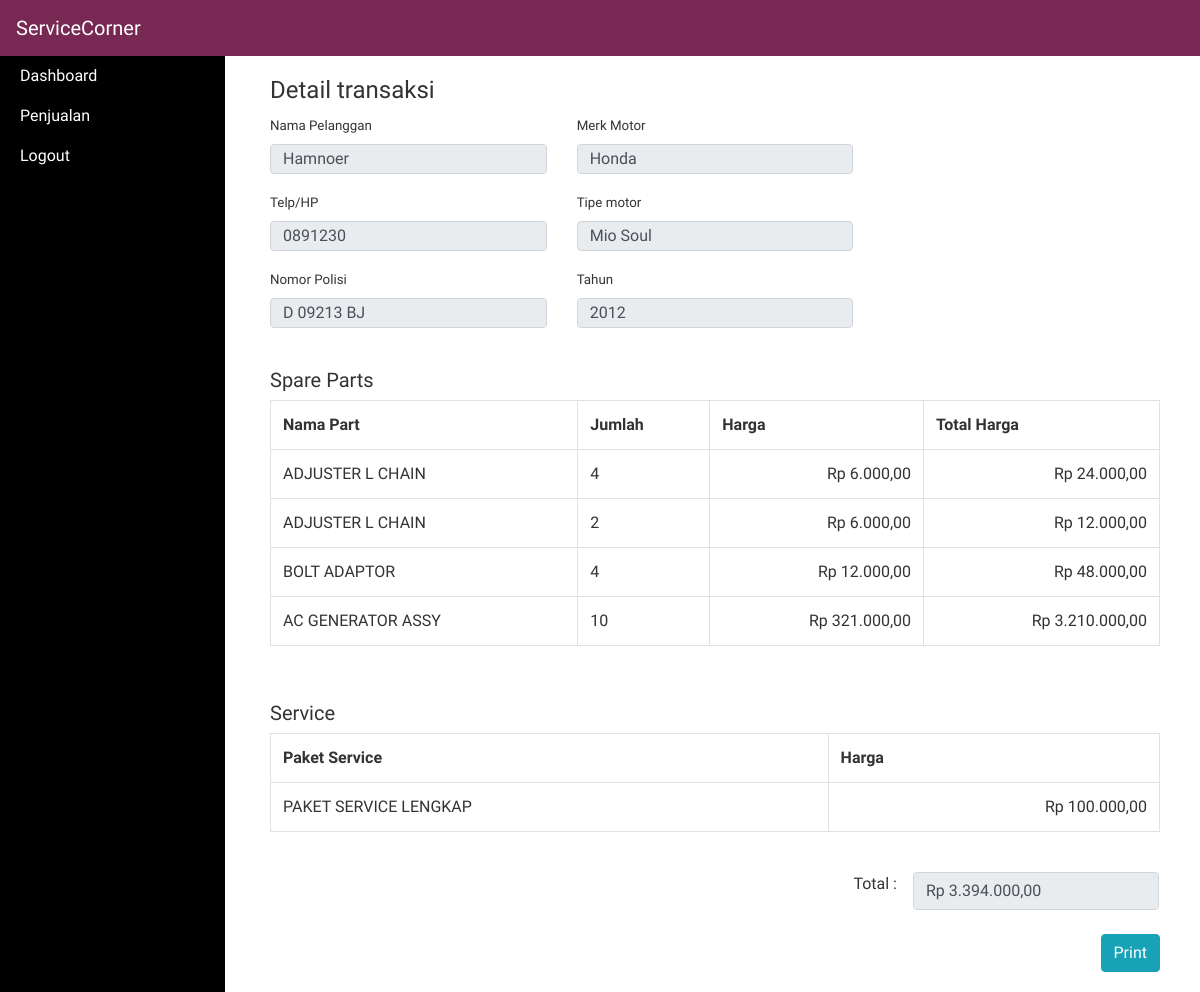
The app's page /index.php/testing/struk, older data.
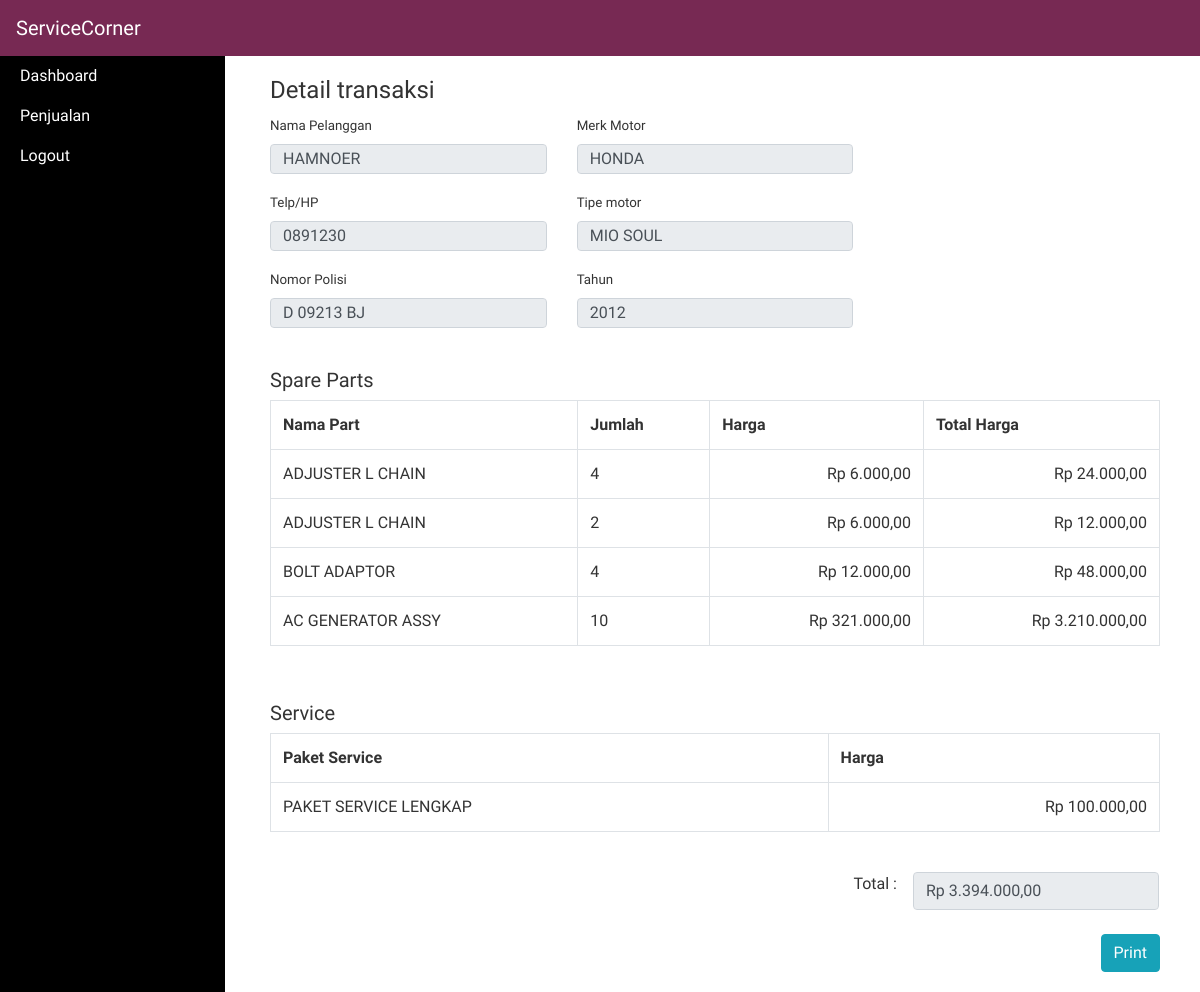
The same page, newer data.
### tables this page shows
CREATE TABLE `data_transaksi` (
    `id_master` int(11) NOT NULL,
    `tanggal` date NOT NULL,
    `id_pelanggan` int(11) NOT NULL,
    `id_kasir` int(11) NOT NULL,
    `total_tagihan` int(11) NOT NULL,
    `keluhan` text NOT NULL
);

CREATE TABLE `data_pelanggan` (
    `id_pelanggan` int(11) NOT NULL,
    `nama` varchar(30) NOT NULL,
    `no_telp` varchar(12) NOT NULL,
    `nopol_kendaraan` varchar(20) NOT NULL,
    `tahun_kendaraan` year(4) NOT NULL,
    `merk_kendaraan` varchar(20) NOT NULL,
    `tipe_kendaraan` varchar(20) NOT NULL
);

### application/controllers/Testing.php (called while the page is built, shortened)
<?php
class Testing extends CI_Controller
{
    public function __construct()
    {
        $this->load->helper('url');
        $this->load->library('session');
        $this->load->model('ModelMaster');
    }
    public function struk(){
        $id_master = '46';
        $data['pelanggan'] = $this->ModelMaster->getPelanggan($id_master);
        $data['sparepart'] = $this->ModelMaster->getPart($id_master);
        $data['layanan'] = $this->ModelMaster->getService($id_master);
        $data['master'] = $this->ModelMaster->getbyId($id_master);
        $this->load->view("Struk.php", $data);
    }
}

### index.php (called while the page is built, shortened)
<?php
require_once BASEPATH.'core/CodeIgniter.php';

### application/models/ModelMaster.php (called while the page is built, shortened)
<?php
class ModelMaster extends CI_Model
{
    public function getbyId($data){
        $query = $this->db->get_where('data_transaksi', array('id_master' => $data));
        return $query->row();
    }
    public function getPelanggan($id){
        $query = $this->db->query("SELECT data_transaksi.id_pelanggan,nama,no_telp,nopol_kendaraan,tanggal,merk_kendaraan,tipe_kendaraan,tahun_kendaraan FROM data_transaksi inner join data_pelanggan dp on data_transaksi.id_pelanggan = dp.id_pelanggan where data_transaksi.id_master = '".$id."';");
        return $query->row();
    }
}

### application/views/Struk.php (the view, shortened to what the changed rows need)
<!DOCTYPE html>
<html lang="en">
<head>
    <link rel="stylesheet" href="<?php echo base_url('assets/css/bootstrap.min.css'); ?>">
    <link rel="stylesheet" href="https://cdn.linearicons.com/free/1.0.0/icon-font.min.css">
    <link rel="stylesheet" href="<?php echo base_url('assets/css/style.css'); ?>">
</head>
<body>
<div id="wrapper">
    <div class="row">
        <div class="col-xs-8">
            <div id="page-content-wrapper">
                <div class="container-fluid">
                        <div class="row">
                            <div class="col-md-4">
                                <div class="form-group">
                                    <label for="">Nama Pelanggan</label>
                                    <input type="text" name="namaPel" class="form-control" value="<?php echo $pelanggan->nama?>" readonly>
                                </div>
                                <div class="form-group">
                                    <label for="">Telp/HP</label>
                                    <input type="text" name="telpPel" class="form-control" value="<?php echo $pelanggan->no_telp?>" readonly>
                                </div>
                                <div class="form-group">
                                    <label for="">Nomor Polisi</label>
                                    <input type="text" name="nopol" class="form-control" value="<?php echo $pelanggan->nopol_kendaraan?>" readonly>
                                </div>
                            </div>
                            <div class="col-md-4">
                                <div class="form-group">
                                    <label for="">Merk Motor</label>
                                    <input type="text" name="merk_kendaraan" class="form-control" value="<?php echo $pelanggan->merk_kendaraan?>" readonly>
                                </div>
                                <div class="form-group">
                                    <label for="">Tipe motor</label>
                                    <input type="text" name="tipe_kendaraan" class="form-control" value="<?php echo $pelanggan->tipe_kendaraan?>" readonly>
                                </div>
                                <div class="form-group">
                                    <label for="">Tahun</label>
                                    <input type="text" name="tahun_kendaraan" class="form-control" value="<?php echo $pelanggan->tahun_kendaraan?>" readonly>
                                </div>
                            </div>
                        </div>
                        <br>
                        <div id="spare-parts">
                            <div class="table-repsonsive">
                                <table class="table table-bordered tr_input" id="item_table">
                                    <tr>
                                        <th>Nama Part</th>
                                        <th>Jumlah</th>
                                        <th>Harga</th>
                                        <th>Total Harga</th>
                                    </tr>
                                </table>
                            </div>
                            <br>
                        </div>
                        <div id="service">
                            <div class="table-repsonsive">
                                <table class="table table-bordered sr_input" id="service_table">
                                    <tr>
                                        <th>Paket Service</th>
                                        <th>Harga</th>
                                    </tr>
                                </table>
                            </div>
                        </div>
                        <br>
                        <div class="row justify-content-end">
                            <div align="right" class="ml-3 mr-3">
                                <input type="text" name="item" class="form-control" value="<?php echo "Rp ".number_format( $master->total_tagihan,2,',','.')?>" readonly>
                            </div>
                        </div>
                        <br>
                </div>
            </div>
        </div>
    </div>
</div>
</body>
</html>

Row changes from the older to the newer data that the page shows:
changed through a linked row, data_transaksi "Rp 3.394.000,00": namaPel "Hamnoer" → "HAMNOER"; merk_kendaraan "Honda" → "HONDA"; tipe_kendaraan "Mio Soul" → "MIO SOUL"
